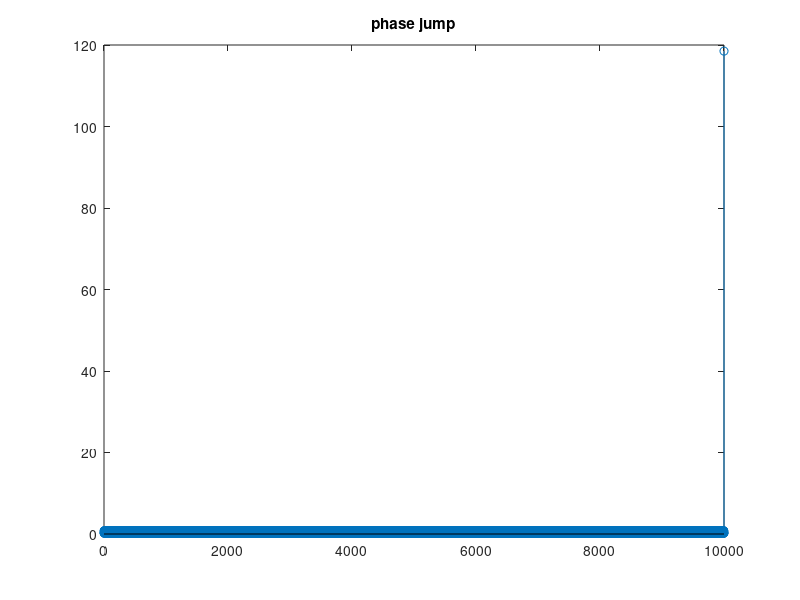
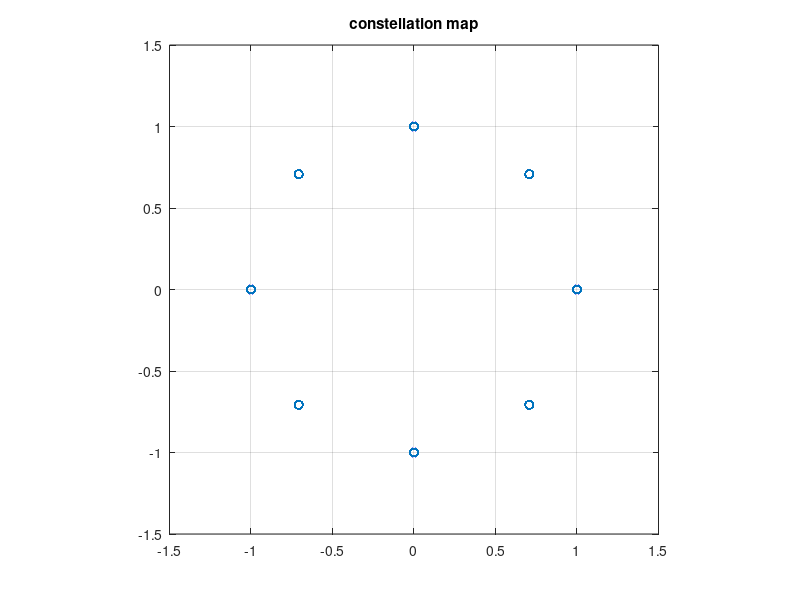
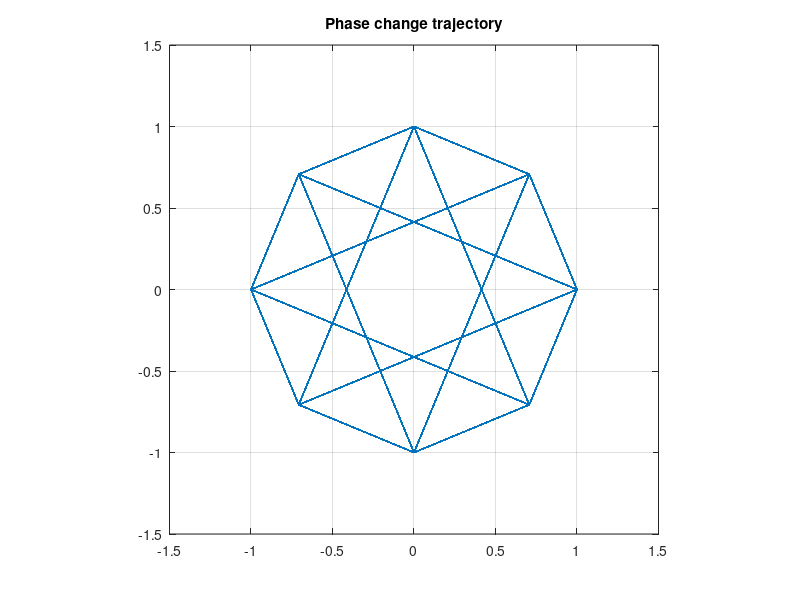

The MATLAB script that drew these images, in order: (Note: this script raises an error after producing the figures.)
% pi/4DQPSK
clc
clear

Rs=10e2;                                        %bit ratio
Ts=1/Rs;
N=10000;                                          %Number of bits to process
fc=20e2;                                        %carrier frequency
fs=10e4;                                        %sample frequency
T=1/fs;
t=(0:(round(N*Ts/T)-1))*T;
r=Ts/T;

a=rand(1,N)>0.5;                               %bit symbol

%% serial-to-paralle
Idata=a(1:2:end);
Idata=repmat(Idata,2,1);
Idata=Idata(:)';

Qdata=a(2:2:end);
Qdata=repmat(Qdata,2,1);
Qdata=Qdata(:)';

%% Qdata delay one bit
Qdata=[0,Qdata(1:end-1)];

%% Gray coded
% 00->0->  pi/4
% 01->1-> 3pi/4
% 10->2-> -pi/4
% 11->3->-3pi/4
two_bits_decimal = [2,1]*[Qdata;Idata];
phase_code=pi*[1/4,3/4,-1/4,-3/4];
phi=phase_code(two_bits_decimal+1);
phi=cumsum(phi);
%From here only the phase jump of pi/4 and 3pi/4 can be seen.
figure
stem(abs(phi/pi-[phi(2:end),0]/pi));                
title('phase jump')
phi_sample=repmat(phi,r,1);
phi_sample=phi_sample(:)';
%% constellation
j=sqrt(-1);
s=cos(phi)+sin(phi)*j;
figure
plot(s,'o')
grid on;axis('equal',[-1.5 1.5 -1.5 1.5]);
title('constellation map')
figure
plot(s)
grid on;axis('equal',[-1.5 1.5 -1.5 1.5]);
title('Phase change trajectory')
%% carrier wave
xc=cos(2*pi*fc*t);
xs=sin(2*pi*fc*t);

%% pi4DQPSK
A=1;    %amplitude
pi4DQPSK_signal=A*(cos(phi_sample).*xc-sin(phi_sample).*xs);

figure
plotSpectral(pi4DQPSK_signal,fs)
